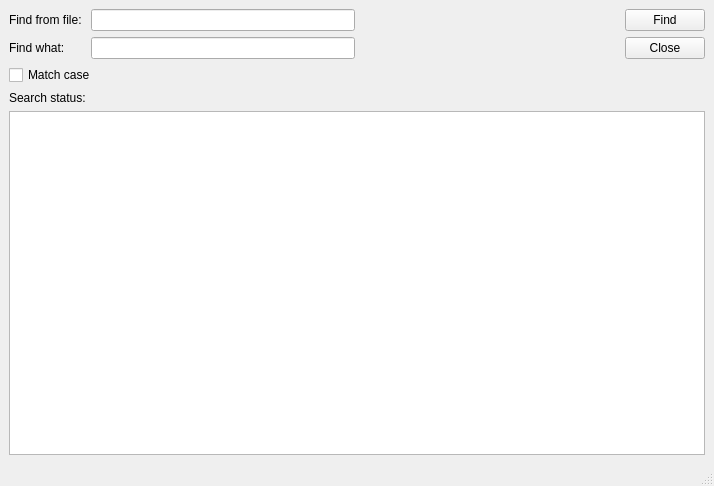
<?xml version="1.0" encoding="UTF-8"?>
<ui version="4.0">
 <class>MainWindow</class>
 <widget class="QMainWindow" name="MainWindow">
  <property name="geometry">
   <rect>
    <x>0</x>
    <y>0</y>
    <width>714</width>
    <height>486</height>
   </rect>
  </property>
  <property name="windowTitle">
   <string>MainWindow</string>
  </property>
  <widget class="QWidget" name="centralwidget">
   <layout class="QVBoxLayout" name="verticalLayout_5">
    <item>
     <layout class="QVBoxLayout" name="verticalLayout_3">
      <item>
       <layout class="QVBoxLayout" name="verticalLayout_4">
        <item>
         <layout class="QHBoxLayout" name="horizontalLayout">
          <item>
           <widget class="QLabel" name="label_2">
            <property name="text">
             <string>Find from file: </string>
            </property>
           </widget>
          </item>
          <item>
           <widget class="QLineEdit" name="fileLineEdit"/>
          </item>
          <item>
           <spacer name="horizontalSpacer">
            <property name="orientation">
             <enum>Qt::Horizontal</enum>
            </property>
            <property name="sizeHint" stdset="0">
             <size>
              <width>40</width>
              <height>20</height>
             </size>
            </property>
           </spacer>
          </item>
          <item>
           <widget class="QPushButton" name="findPushButton">
            <property name="text">
             <string>Find</string>
            </property>
           </widget>
          </item>
         </layout>
        </item>
        <item>
         <layout class="QHBoxLayout" name="horizontalLayout_3">
          <item>
           <widget class="QLabel" name="label">
            <property name="text">
             <string>Find what:      </string>
            </property>
           </widget>
          </item>
          <item>
           <widget class="QLineEdit" name="keyLineEdit"/>
          </item>
          <item>
           <spacer name="horizontalSpacer_2">
            <property name="orientation">
             <enum>Qt::Horizontal</enum>
            </property>
            <property name="sizeHint" stdset="0">
             <size>
              <width>40</width>
              <height>20</height>
             </size>
            </property>
           </spacer>
          </item>
          <item>
           <widget class="QPushButton" name="closePushButton">
            <property name="text">
             <string>Close</string>
            </property>
           </widget>
          </item>
         </layout>
        </item>
       </layout>
      </item>
      <item>
       <widget class="QCheckBox" name="matchCheckBox">
        <property name="text">
         <string>Match case</string>
        </property>
       </widget>
      </item>
      <item>
       <layout class="QVBoxLayout" name="verticalLayout_6">
        <item>
         <widget class="QLabel" name="label_3">
          <property name="text">
           <string>Search status:</string>
          </property>
         </widget>
        </item>
        <item>
         <widget class="QTextBrowser" name="textBrowser"/>
        </item>
       </layout>
      </item>
     </layout>
    </item>
   </layout>
  </widget>
  <widget class="QMenuBar" name="menubar">
   <property name="geometry">
    <rect>
     <x>0</x>
     <y>0</y>
     <width>714</width>
     <height>21</height>
    </rect>
   </property>
  </widget>
  <widget class="QStatusBar" name="statusbar"/>
 </widget>
 <resources/>
 <connections/>
</ui>
